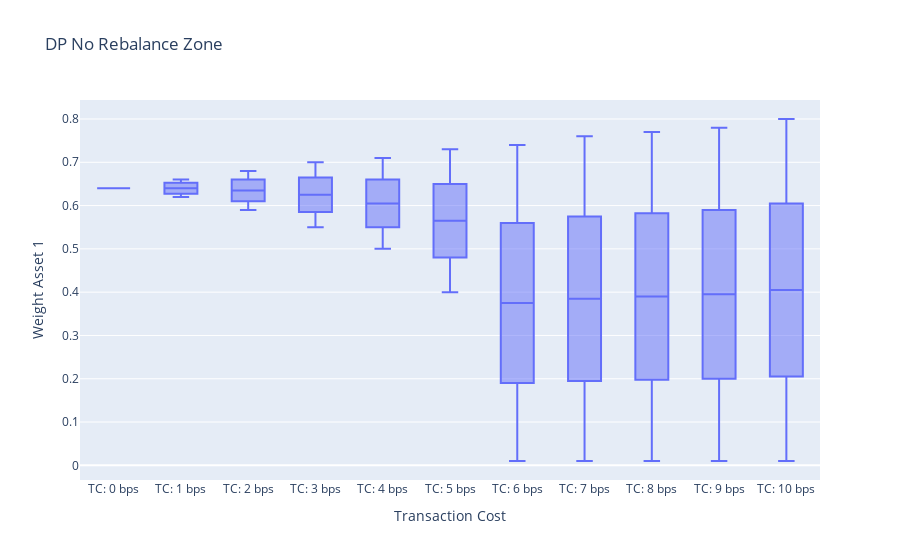

Notebook code for this chart:
### Code cell
# Create a DataFrame from the dictionary, excluding keys with empty values
df = pd.DataFrame.from_dict(bm_noreb, orient='index').T

# Create a box plot using Plotly
fig = px.box(df, title="DP No Rebalance Zone").update_layout(yaxis_title="Weight Asset 1", xaxis_title="Transaction Cost")

# Show the plot
fig.show()

### Figure 1 — Plotly figure (JSON) as saved in the notebook; plotly's stock layout.template omitted (floating-point values rounded to 4 significant figures; data arrays with more than 128 entries replaced by an {"elided": "..."} marker saying what was removed)
{"data": [{"alignmentgroup": "True", "hovertemplate": "variable=%{x}<br>value=%{y}<extra></extra>", "legendgroup": "", "marker": {"color": "#636efa"}, "name": "", "notched": false, "offsetgroup": "", "orientation": "v", "showlegend": false, "type": "box", "x": {"elided": "880 str values"}, "x0": " ", "xaxis": "x", "y": {"elided": "880 float values"}, "y0": " ", "yaxis": "y"}], "layout": {"boxmode": "group", "legend": {"tracegroupgap": 0}, "title": {"text": "DP No Rebalance Zone"}, "xaxis": {"anchor": "y", "domain": [0, 1], "title": {"text": "Transaction Cost"}}, "yaxis": {"anchor": "x", "domain": [0, 1], "title": {"text": "Weight Asset 1"}}}}
